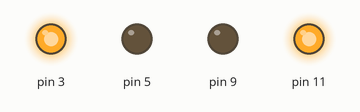
This sketch was run on a simulated Arduino Uno, built with avr-gcc and run on an emulated ATmega328P. Shown: output pins drawn as LEDs (lit = HIGH).

Above: at 0.05 s.
At 1.45 s:
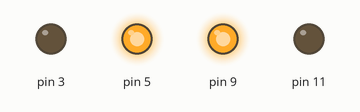
At 2.75 s:
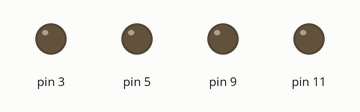
Timing chart, 0 to 3.0 s (numbered marks = the images above):
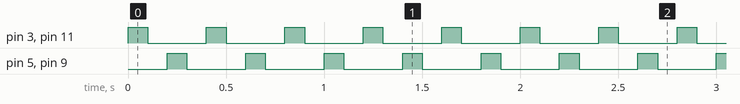

The sketch:

oppo.ino
```cpp
void setup() {
  Serial.begin(9600);
  pinMode(9, OUTPUT);
  pinMode(5, OUTPUT);
  pinMode(3, OUTPUT);
  pinMode(11, OUTPUT);

}

void loop() {
  digitalWrite(3, 1);
  digitalWrite(5, 0);
  digitalWrite(9, 0);
  digitalWrite(11, 1);
  digitalWrite(12, 1);
  delay(100);
  digitalWrite(3, 0);
  digitalWrite(5, 0);
  digitalWrite(9, 0);
  digitalWrite(11, 0);
  digitalWrite(12, 0);
  delay(100);
  digitalWrite(3, 0);
  digitalWrite(5, 1);
  digitalWrite(9, 1);
  digitalWrite(11, 0);
  digitalWrite(12, 0);
  delay(100);
  digitalWrite(3, 0);
  digitalWrite(5, 0);
  digitalWrite(9, 0);
  digitalWrite(11, 0);
  digitalWrite(12, 0);
  delay(100);
}
```

Measured:
- by itself, pin 3, pin 5, pin 9, pin 11: alternates HIGH for 0.10 s and LOW for 0.30 s
